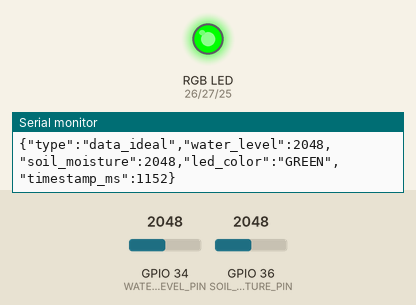
This sketch was run on a simulated ESP32. Shown: an RGB LED mixed from three pins (HIGH = lit), the last lines printed to the serial monitor. The test bench sets the inputs (shaded band); at power-on: GPIO 34 (WATER_LEVEL_PIN) = 2048, GPIO 36 (SOIL_MOISTURE_PIN) = 2048.

Above: at 1.9 s.
2.0 s: GPIO 34 (WATER_LEVEL_PIN) set to 1534
3.5 s: GPIO 34 (WATER_LEVEL_PIN) set to 1460
At 4.9 s:
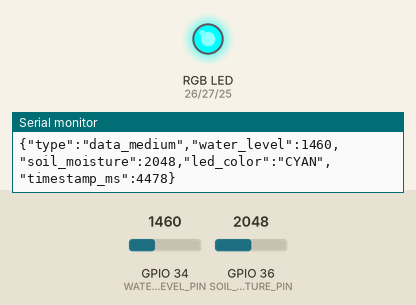
5.9 s: GPIO 36 (SOIL_MOISTURE_PIN) set to 1567
7.8 s: GPIO 36 (SOIL_MOISTURE_PIN) set to 1451
At 8.7 s:
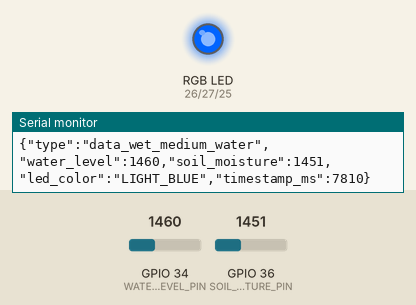
9.3 s: GPIO 34 (WATER_LEVEL_PIN) set to 1540
At 10.6 s:
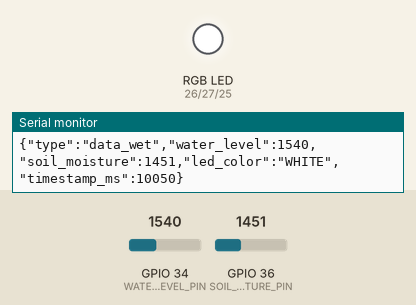
11.5 s: GPIO 36 (SOIL_MOISTURE_PIN) set to 2840
At 13.5 s:
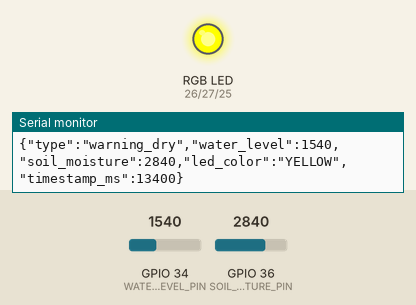
Timing chart, 0 to 14.7 s (numbered marks = the images above; inputs shaded):
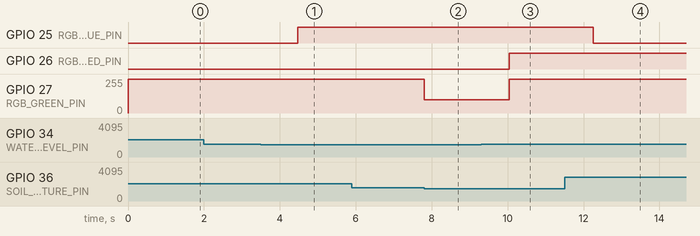

Measured:
- the behaviour switches between 1500 and 1499 on GPIO 34 (WATER_LEVEL_PIN) (found by bisection; images 0 and 1)
- the behaviour switches between 1500 and 1499 on GPIO 36 (SOIL_MOISTURE_PIN) (found by bisection; images 1 and 2)
- after the input at 3.5 s, GPIO 25 (RGB_BLUE_PIN): LOW → HIGH after 0.97 s
- after the input at 7.8 s, GPIO 27 (RGB_GREEN_PIN): 255/255 → 100/255 at once
- after the input at 9.3 s, GPIO 26 (RGB_RED_PIN): LOW → HIGH after 0.75 s; GPIO 27 (RGB_GREEN_PIN): 100/255 → 255/255 after 0.75 s
- after the input at 11.5 s, GPIO 25 (RGB_BLUE_PIN): HIGH → LOW after 0.75 s

The sketch:

drought_monitor.ino
```cpp
// Drought-monitoring sensor firmware.
// Communication: USB Serial only. No WiFi or HTTP code is used on the ESP32.

// ---- Pin configuration ----------------------------------------------------
#define SOIL_MOISTURE_PIN 36  // VP/GPIO36: analog soil-moisture input
#define WATER_LEVEL_PIN   34  // GPIO34: analog water-level input

// Common-cathode RGB LED pins.
#define RGB_RED_PIN   26
#define RGB_GREEN_PIN 27
#define RGB_BLUE_PIN  25

// ---- Sensor thresholds, ESP32 ADC range 0-4095 ---------------------------
// Water-level sensor.
const int WATER_MAX_ANOMALY = 3500;  // Excessive water or possible flooding
const int WATER_HIGH_THRESH = 1500;  // Water container is full
const int WATER_LOW_THRESH  = 300;   // Water container is low or empty

// Capacitive soil sensor: a lower reading means wetter soil.
const int MOISTURE_DISCONNECT = 50;    // Possible disconnected sensor
const int MOISTURE_WET_THRESH = 1500;  // Very wet soil
const int MOISTURE_DRY_THRESH = 2800;  // Dry soil that may need irrigation
const int MOISTURE_SHORT_CIR  = 4000;  // Possible short circuit

const unsigned long SERIAL_OUTPUT_INTERVAL_MS = 1000;

struct SensorState {
  const char* type;
  const char* message;
  const char* ledColor;
  int red;
  int green;
  int blue;
};

// Set the common-cathode RGB LED colour using PWM values from 0 to 255.
void setLedColor(int red, int green, int blue) {
  analogWrite(RGB_RED_PIN, red);
  analogWrite(RGB_GREEN_PIN, green);
  analogWrite(RGB_BLUE_PIN, blue);
}

SensorState evaluateReading(int water, int moisture) {
  // Hardware failure or possible flood.
  if (
    water >= WATER_MAX_ANOMALY
    || moisture <= MOISTURE_DISCONNECT
    || moisture >= MOISTURE_SHORT_CIR
  ) {
    return {
      "alert_hardware_or_flood",
      "ALERT: Sensor fault or possible flooding",
      "RED",
      255, 0, 0
    };
  }

  // Full water supply.
  if (water >= WATER_HIGH_THRESH) {
    if (moisture > MOISTURE_DRY_THRESH) {
      return {
        "warning_dry",
        "Full water supply, but the soil is dry and needs irrigation",
        "YELLOW",
        255, 255, 0
      };
    }
    if (moisture < MOISTURE_WET_THRESH) {
      return {
        "data_wet",
        "Full water supply and very wet soil",
        "WHITE",
        255, 255, 255
      };
    }
    return {
      "data_ideal",
      "Full water supply and ideal soil moisture",
      "GREEN",
      0, 255, 0
    };
  }

  // Medium water supply.
  if (water >= WATER_LOW_THRESH) {
    if (moisture > MOISTURE_DRY_THRESH) {
      return {
        "warning_dry_medium_water",
        "Medium water supply and dry soil",
        "ORANGE",
        255, 80, 0
      };
    }
    if (moisture < MOISTURE_WET_THRESH) {
      return {
        "data_wet_medium_water",
        "Medium water supply and wet soil",
        "LIGHT_BLUE",
        0, 100, 255
      };
    }
    return {
      "data_medium",
      "Medium water supply and moderate soil moisture",
      "CYAN",
      0, 255, 255
    };
  }

  // Low or empty water supply.
  if (moisture > MOISTURE_DRY_THRESH) {
    return {
      "alert_critical_dry_no_water",
      "CRITICAL: No water supply and dry soil",
      "PURPLE",
      255, 0, 255
    };
  }
  if (moisture < MOISTURE_WET_THRESH) {
    return {
      "warning_low_water_wet_soil",
      "Low water supply, but the soil is still wet",
      "PINK",
      255, 105, 180
    };
  }
  return {
    "warning_low_water",
    "Low water supply and moderate soil moisture",
    "BLUE",
    0, 0, 255
  };
}

// Print exactly one JSON object per line for the Python serial bridge.
void printJsonReading(
  const SensorState& state,
  int water,
  int moisture,
  unsigned long timestampMs
) {
  Serial.print("{\"type\":\"");
  Serial.print(state.type);
  Serial.print("\",\"water_level\":");
  Serial.print(water);
  Serial.print(",\"soil_moisture\":");
  Serial.print(moisture);
  Serial.print(",\"led_color\":\"");
  Serial.print(state.ledColor);
  Serial.print("\",\"timestamp_ms\":");
  Serial.print(timestampMs);
  Serial.println("}");
}

void setup() {
  Serial.begin(9600);
  analogSetAttenuation(ADC_11db);

  pinMode(SOIL_MOISTURE_PIN, INPUT);
  pinMode(WATER_LEVEL_PIN, INPUT);
  pinMode(RGB_RED_PIN, OUTPUT);
  pinMode(RGB_GREEN_PIN, OUTPUT);
  pinMode(RGB_BLUE_PIN, OUTPUT);

  setLedColor(0, 0, 0);
  Serial.println("Drought monitor started in USB Serial mode.");
}

void loop() {
  int waterValue = analogRead(WATER_LEVEL_PIN);
  int moistureValue = analogRead(SOIL_MOISTURE_PIN);
  SensorState state = evaluateReading(waterValue, moistureValue);

  setLedColor(state.red, state.green, state.blue);

  Serial.print("Status: ");
  Serial.print(state.message);
  Serial.print(" | LED: ");
  Serial.println(state.ledColor);
  printJsonReading(state, waterValue, moistureValue, millis());

  delay(SERIAL_OUTPUT_INTERVAL_MS);
}
```
